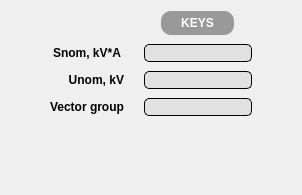
            <widget class="QWidget" name="deleteTransPage">
             <layout class="QGridLayout" name="gridLayout_9">
              <property name="leftMargin">
               <number>50</number>
              </property>
              <property name="rightMargin">
               <number>50</number>
              </property>
              <property name="bottomMargin">
               <number>79</number>
              </property>
              <property name="horizontalSpacing">
               <number>20</number>
              </property>
              <property name="verticalSpacing">
               <number>9</number>
              </property>
              <item row="0" column="1" alignment="Qt::AlignHCenter|Qt::AlignVCenter">
               <widget class="QLabel" name="deleteTransEdit3">
                <property name="font">
                 <font>
                  <pointsize>9</pointsize>
                  <weight>75</weight>
                  <bold>true</bold>
                 </font>
                </property>
                <property name="styleSheet">
                 <string notr="true">background-color: rgba(153, 153, 153);
color: rgb(255, 255, 255);
padding-right: 20px;
padding-left: 20px;
padding-top: 5px;
padding-bottom: 5px;
border-radius: 10px;
</string>
                </property>
                <property name="text">
                 <string>KEYS</string>
                </property>
                <property name="alignment">
                 <set>Qt::AlignCenter</set>
                </property>
               </widget>
              </item>
              <item row="1" column="0">
               <widget class="QLabel" name="deleteTransLabel">
                <property name="font">
                 <font>
                  <pointsize>9</pointsize>
                  <weight>75</weight>
                  <bold>true</bold>
                 </font>
                </property>
                <property name="text">
                 <string>Snom, kV*A</string>
                </property>
                <property name="alignment">
                 <set>Qt::AlignCenter</set>
                </property>
               </widget>
              </item>
              <item row="1" column="1">
               <widget class="QLineEdit" name="deleteTransEdit">
                <property name="font">
                 <font>
                  <pointsize>9</pointsize>
                 </font>
                </property>
                <property name="styleSheet">
                 <string notr="true">background-color: rgba(225, 225, 225);
border-radius: 5px;
border: 1px solid black</string>
                </property>
                <property name="alignment">
                 <set>Qt::AlignCenter</set>
                </property>
               </widget>
              </item>
              <item row="2" column="0">
               <widget class="QLabel" name="deleteTransLabel2">
                <property name="font">
                 <font>
                  <pointsize>9</pointsize>
                  <weight>75</weight>
                  <bold>true</bold>
                 </font>
                </property>
                <property name="text">
                 <string>Unom, kV</string>
                </property>
                <property name="alignment">
                 <set>Qt::AlignRight|Qt::AlignTrailing|Qt::AlignVCenter</set>
                </property>
               </widget>
              </item>
              <item row="2" column="1">
               <widget class="QLineEdit" name="deleteTransEdit2">
                <property name="font">
                 <font>
                  <pointsize>9</pointsize>
                 </font>
                </property>
                <property name="styleSheet">
                 <string notr="true">background-color: rgba(225, 225, 225);
border-radius: 5px;
border: 1px solid black</string>
                </property>
                <property name="alignment">
                 <set>Qt::AlignCenter</set>
                </property>
               </widget>
              </item>
              <item row="3" column="0">
               <widget class="QLabel" name="deleteTransLabel3">
                <property name="font">
                 <font>
                  <pointsize>9</pointsize>
                  <weight>75</weight>
                  <bold>true</bold>
                 </font>
                </property>
                <property name="text">
                 <string>Vector group</string>
                </property>
                <property name="alignment">
                 <set>Qt::AlignCenter</set>
                </property>
               </widget>
              </item>
              <item row="3" column="1">
               <widget class="QLineEdit" name="lineEdit_74">
                <property name="font">
                 <font>
                  <pointsize>9</pointsize>
                 </font>
                </property>
                <property name="styleSheet">
                 <string notr="true">background-color: rgba(225, 225, 225);
border-radius: 5px;
border: 1px solid black</string>
                </property>
                <property name="alignment">
                 <set>Qt::AlignCenter</set>
                </property>
               </widget>
              </item>
             </layout>
            </widget>
